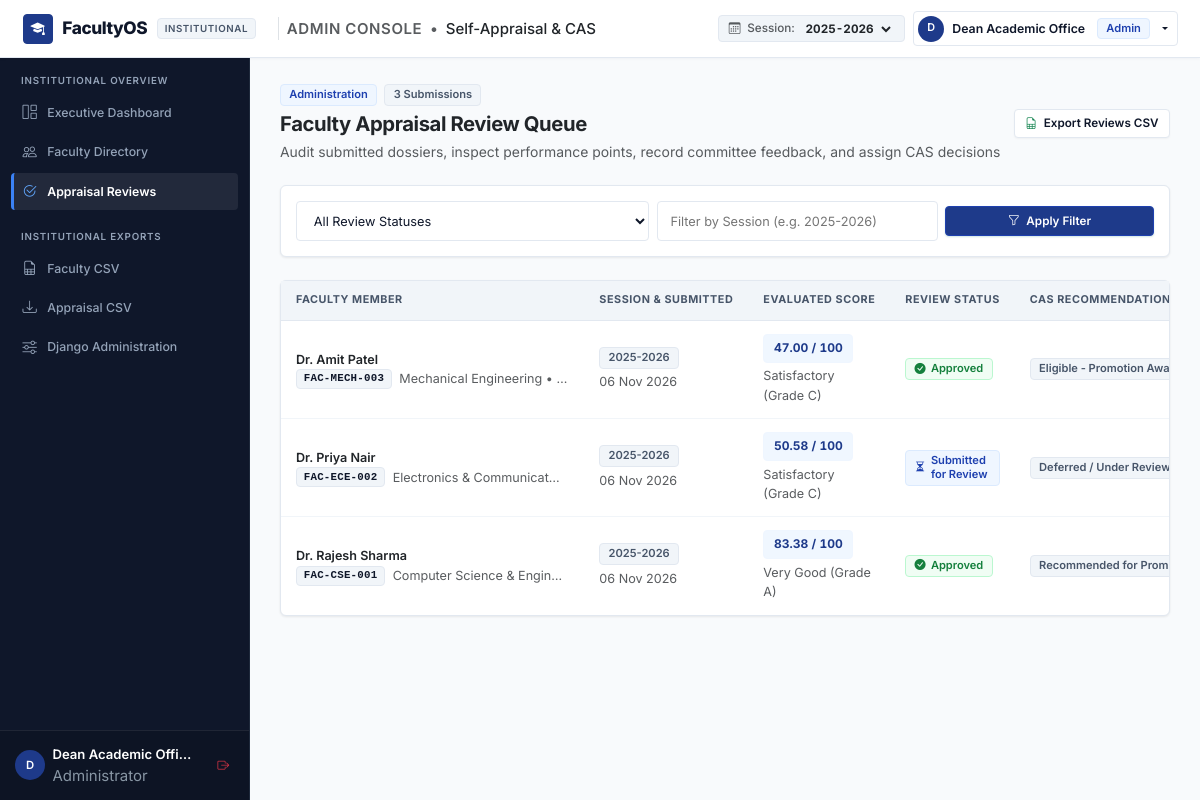
/admin-portal/appraisals/ (signed in), run on an earlier commit of the app's database.
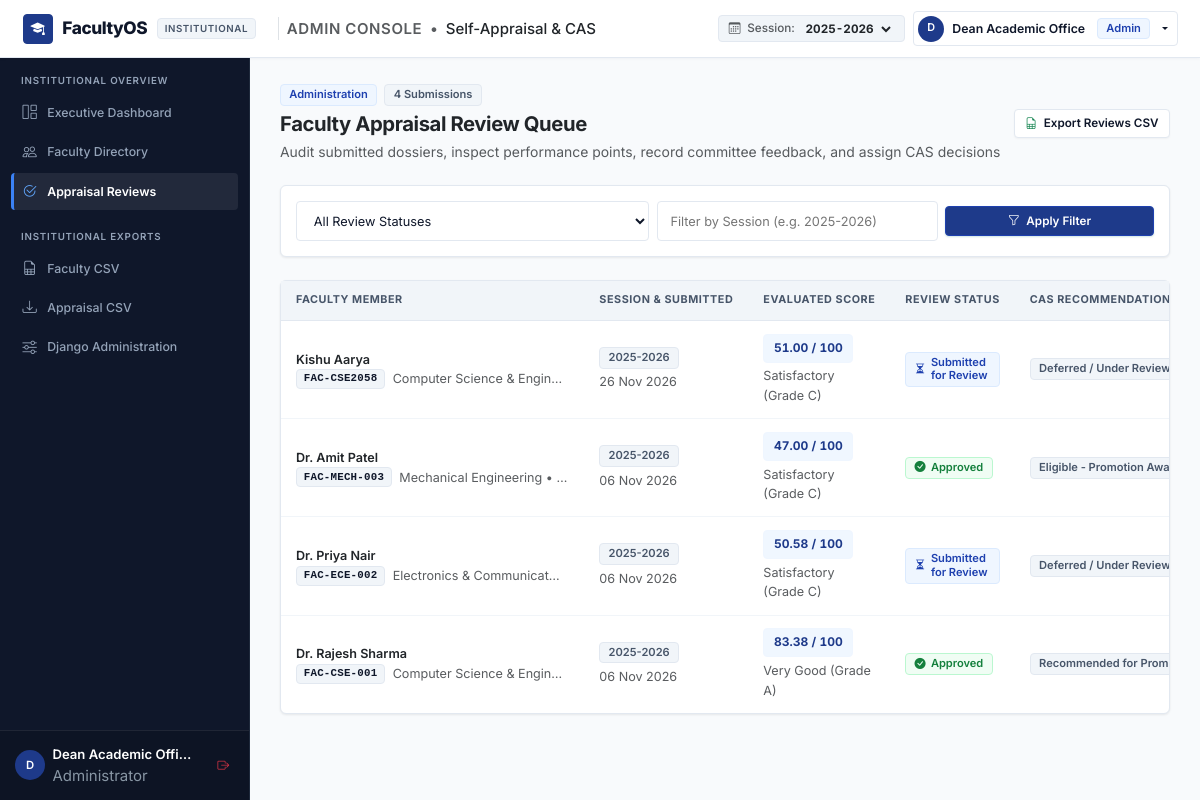
And on a later commit of the database.
### appraisal/models.py (models this page shows, shortened)
class AppraisalSubmission(models.Model):
    STATUS_CHOICES = [
        ('DRAFT', 'Draft'),
        ('SUBMITTED', 'Submitted for Review'),
        ('UNDER_REVIEW', 'Under Review'),
        ('APPROVED', 'Approved'),
        ('REJECTED', 'Rejected'),
        ('REVISION_REQUESTED', 'Revision Requested'),
    ]
    PROMOTION_REC_CHOICES = [
        ('Recommended for Promotion', 'Recommended for Promotion'),
        ('Eligible - Promotion Awarded', 'Eligible - Promotion Awarded'),
        ('Deferred / Under Review', 'Deferred / Under Review'),
        ('Not Recommended', 'Not Recommended at this stage'),
        ('Not Applicable', 'Not Applicable'),
    ]
    faculty = models.ForeignKey(FacultyProfile, on_delete=models.CASCADE, related_name='appraisals')
    academic_year = models.CharField(max_length=20, default='2025-2026')
    submission_date = models.DateTimeField(auto_now_add=True)
    status = models.CharField(max_length=25, choices=STATUS_CHOICES, default='SUBMITTED')
    teaching_score = models.DecimalField(max_digits=5, decimal_places=2, default=0.0, help_text="Max 40 points")
    research_score = models.DecimalField(max_digits=5, decimal_places=2, default=0.0, help_text="Max 30 points")
    workshop_score = models.DecimalField(max_digits=5, decimal_places=2, default=0.0, help_text="Max 15 points")
    project_score = models.DecimalField(max_digits=5, decimal_places=2, default=0.0, help_text="Max 15 points")
    total_score = models.DecimalField(max_digits=5, decimal_places=2, default=0.0, help_text="Max 100 points")
    performance_grade = models.CharField(max_length=50, default='Good (B)')
    faculty_remarks = models.TextField(blank=True, help_text="Faculty self-reflection, major achievements, roadmap")
    admin_remarks = models.TextField(blank=True, help_text="Reviewer / Committee comments, recommendations, instructions")
    promotion_recommendation = models.CharField(
        max_length=50,
        choices=PROMOTION_REC_CHOICES,
        default='Deferred / Under Review'
    )
    reviewed_by = models.ForeignKey(User, on_delete=models.SET_NULL, null=True, blank=True, related_name='reviewed_appraisals')
    reviewed_at = models.DateTimeField(null=True, blank=True)
    updated_at = models.DateTimeField(auto_now=True)
    class Meta:
        ordering = ['-academic_year', '-submission_date']
        unique_together = ('faculty', 'academic_year')
        verbose_name = "Self-Appraisal Submission"
        verbose_name_plural = "Self-Appraisal Submissions"

class FacultyProfile(models.Model):
    DEPARTMENT_CHOICES = [
        ('CSE', 'Computer Science & Engineering'),
        ('IT', 'Information Technology'),
        ('ECE', 'Electronics & Communication Engineering'),
        ('EEE', 'Electrical & Electronics Engineering'),
        ('MECH', 'Mechanical Engineering'),
        ('CIVIL', 'Civil Engineering'),
        ('MGMT', 'Management Studies'),
        ('BSH', 'Basic Sciences & Humanities'),
    ]
    DESIGNATION_CHOICES = [
        ('Assistant Professor', 'Assistant Professor'),
        ('Associate Professor', 'Associate Professor'),
        ('Professor', 'Professor'),
        ('Senior Professor', 'Senior Professor'),
        ('Head of Department', 'Head of Department'),
    ]
    QUALIFICATION_CHOICES = [
        ('Ph.D.', 'Doctor of Philosophy (Ph.D.)'),
        ('M.Tech / M.E.', 'Master of Technology / Engineering'),
        ('M.Sc.', 'Master of Science'),
        ('MBA', 'Master of Business Administration'),
        ('M.Phil', 'Master of Philosophy'),
        ('B.Tech / B.E.', 'Bachelor of Technology / Engineering'),
    ]
    PROMOTION_STATUS_CHOICES = [
        ('Not Applied', 'Not Applied'),
        ('Under Review', 'Under Review'),
        ('Eligible for Promotion', 'Eligible for Promotion'),
        ('Promoted', 'Promoted'),
        ('Not Eligible', 'Not Eligible'),
    ]
    user = models.OneToOneField(User, on_delete=models.CASCADE, related_name='faculty_profile')
    employee_id = models.CharField(max_length=20, unique=True, verbose_name="Faculty / Employee ID")
    department = models.CharField(max_length=20, choices=DEPARTMENT_CHOICES, default='CSE')
    designation = models.CharField(max_length=50, choices=DESIGNATION_CHOICES, default='Assistant Professor')
    highest_qualification = models.CharField(max_length=50, choices=QUALIFICATION_CHOICES, default='M.Tech / M.E.')
    specialization = models.CharField(max_length=150, help_text="Area of expertise/specialization")
    date_of_joining = models.DateField(default=timezone.now)
    experience_years = models.DecimalField(max_digits=4, decimal_places=1, default=1.0, help_text="Total teaching experience in years")
    contact_number = models.CharField(max_length=15, blank=True)
    address = models.TextField(blank=True)
    promotion_status = models.CharField(max_length=30, choices=PROMOTION_STATUS_CHOICES, default='Not Applied')
    promotion_eligible_date = models.DateField(null=True, blank=True)
    created_at = models.DateTimeField(auto_now_add=True)
    updated_at = models.DateTimeField(auto_now=True)
    class Meta:
        ordering = ['employee_id']
        verbose_name = "Faculty Profile"
        verbose_name_plural = "Faculty Profiles"

### appraisal/views.py (the view)
# urls.py: path('admin-portal/appraisals/', views.admin_appraisals_list, name='admin_appraisals_list'),
@admin_required
def admin_appraisals_list(request):
    appraisals = AppraisalSubmission.objects.select_related('faculty', 'faculty__user').all()
    status_filter = request.GET.get('status', '').strip()
    year_filter = request.GET.get('year', '').strip()
    if status_filter:
        appraisals = appraisals.filter(status=status_filter)
    if year_filter:
        appraisals = appraisals.filter(academic_year=year_filter)
    context = {
        'appraisals': appraisals,
        'status_filter': status_filter,
        'year_filter': year_filter,
        'status_choices': AppraisalSubmission.STATUS_CHOICES,
    }
    return render(request, 'admin_portal/appraisals_list.html', context)

### appraisal/views.py (called while the page is built)
def admin_required(view_func):
    @wraps(view_func)
    def wrapper(request, *args, **kwargs):
        if not request.user.is_authenticated:
            return redirect('login')
        if not (request.user.is_staff or request.user.is_superuser):
            messages.error(request, "Access restricted to administrators only.")
            return redirect('dashboard_redirect')
        return view_func(request, *args, **kwargs)
    return wrapper

### templates/admin_portal/appraisals_list.html (shortened to what the changed rows need)
{% extends 'base.html' %}
{% block content %}
<div class="container-fluid px-0">
    <div class="d-flex justify-content-between align-items-center mb-4 flex-wrap gap-2">
        <div>
            <div class="d-flex align-items-center gap-2 mb-1">
                <span class="saas-badge saas-badge-blue">Administration</span>
                <span class="saas-badge saas-badge-neutral">{{ appraisals.count }} Submissions</span>
            </div>
            <h1 class="h4 fw-bold mb-0 text-dark">Faculty Appraisal Review Queue</h1>
        </div>
    </div>
    <div class="saas-card">
        <div class="saas-card-body p-0">
            {% if appraisals %}
                <div class="table-responsive">
                    <table class="saas-table" style="min-width: 860px;">
                        <thead>
                            <tr>
                                <th style="width: 28%;">Faculty Member</th>
                                <th style="width: 16%;">Session &amp; Submitted</th>
                                <th style="width: 15%;">Evaluated Score</th>
                                <th style="width: 14%;">Review Status</th>
                                <th style="width: 15%;">CAS Recommendation</th>
                            </tr>
                        </thead>
                        <tbody>
                            {% for a in appraisals %}
                                <tr>
                                    <td>
                                        <div class="fw-semibold text-dark">{{ a.faculty.user.get_full_name|default:a.faculty.user.username }}</div>
                                        <div class="d-flex align-items-center gap-2 mt-0.5">
                                            <span class="employee-id-pill font-mono">{{ a.faculty.employee_id }}</span>
                                            <span class="extra-small text-muted text-truncate" style="max-width: 170px;">{{ a.faculty.get_department_display }} &bull; {{ a.faculty.designation }}</span>
                                        </div>
                                    </td>
                                    <td>
                                        <span class="saas-badge saas-badge-neutral fw-semibold">{{ a.academic_year }}</span>
                                        <div class="extra-small text-muted mt-1">{{ a.submission_date|date:"d M Y" }}</div>
                                    </td>
                                    <td>
                                        <span class="score-badge score-badge-verygood">
                                            {{ a.total_score }} / 100
                                        </span>
                                        <div class="extra-small text-muted mt-1">{{ a.performance_grade }}</div>
                                    </td>
                                    <td>
                                        {% if a.status == 'APPROVED' %}
                                            <span class="saas-badge saas-badge-green"><i class="bi bi-check-circle-fill"></i> Approved</span>
                                        {% elif a.status == 'REJECTED' %}
                                            <span class="saas-badge saas-badge-rose"><i class="bi bi-x-circle-fill"></i> Rejected</span>
                                        {% elif a.status == 'REVISION_REQUESTED' %}
                                            <span class="saas-badge saas-badge-amber"><i class="bi bi-arrow-repeat"></i> Revision</span>
                                        {% else %}
                                            <span class="saas-badge saas-badge-blue"><i class="bi bi-hourglass-split"></i> {{ a.get_status_display }}</span>
                                        {% endif %}
                                    </td>
                                    <td>
                                        <span class="saas-badge saas-badge-neutral text-truncate" style="max-width: 160px;" title="{{ a.promotion_recommendation }}">
                                            {{ a.promotion_recommendation }}
                                        </span>
                                    </td>
                                </tr>
                            {% endfor %}
                        </tbody>
                    </table>
                </div>
            {% endif %}
        </div>
    </div>
</div>
{% endblock %}

What changed in the data, as far as the page shows it:
added AppraisalSubmission: faculty.user.get_full_name "Kishu Aarya", faculty.employee_id "FAC-CSE2058", faculty.department "Computer Science & Engin…", academic_year "2025-2026", submission_date "26 Nov 2026", total_score "51.00", performance_grade "Satisfactory (Grade C)", status "Submitted for Review", promotion_recommendation "Deferred / Under Review"
Also different on the page:
{{ appraisals.count }}: "3" → "4"
